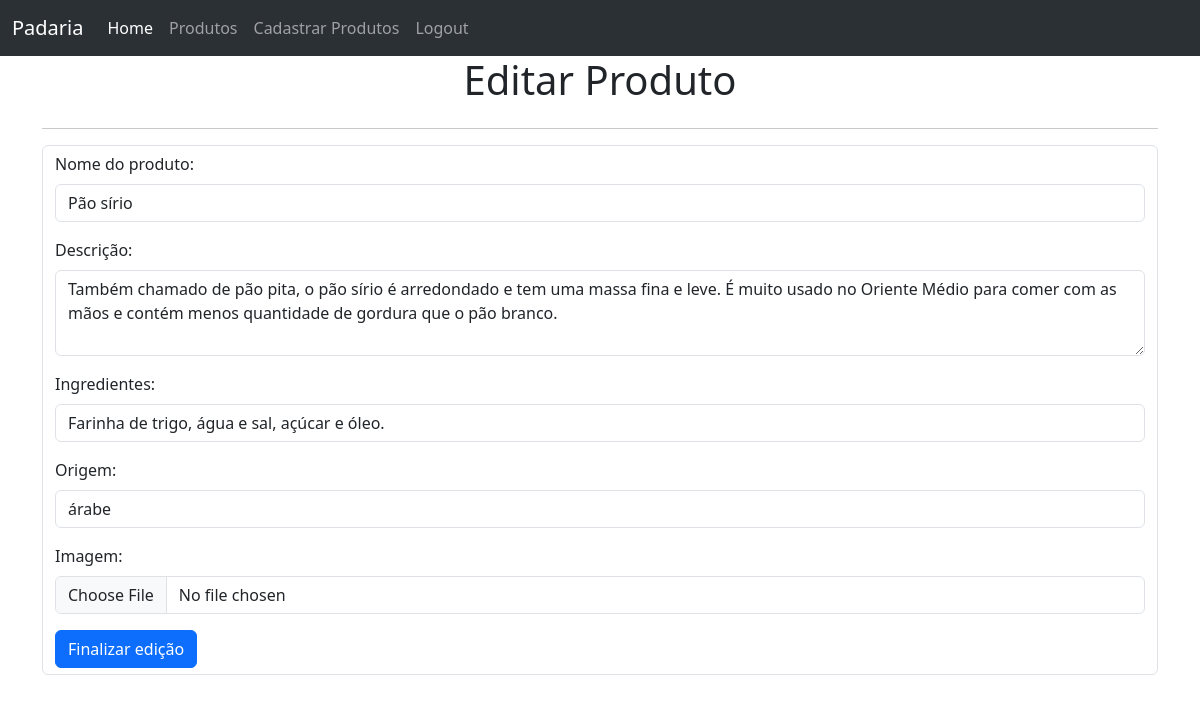
The app's page /editar_produtos/4 with its own data.
### app.py (models this page shows, shortened)
class Product(db.Model):
     __tablename__ = 'produto'
     id = db.Column(db.Integer, primary_key=True)
     nome = db.Column(db.String(100), nullable=False) #aqui o nullable ta garantindo que não haja espaços em branco na coluna nome, ela precisa de um dado
     descricao = db.Column(db.String(500))
     ingredientes = db.Column(db.String(500))
     origem = db.Column(db.String(100))
     imagem = db.Column(db.String(100))

### app.py (the view)
@app.route("/editar_produtos/<int:id>", methods=["GET", "POST"])
@login_required
def editar_produtos(id):
     if request.method == "POST":
          dados_editados = request.form
          imagem = request.files['imagem']
          produto = db.session.execute(db.select(Product).filter(Product.id == id)).scalar()
          produto.nome = dados_editados["nome_produto"]
          produto.descricao = dados_editados["descricao"]
          produto.ingredientes = dados_editados["ingredientes"]
          produto.origem = dados_editados["origem"]
          db.session.commit()
          return redirect("/listar_produtos")
     else:
          produto_editado = db.session.execute(db.select(Product).filter(Product.id == id)).scalar()
          return render_template("editar_produto.html", produto=produto_editado)

### templates/editar_produto.html (shortened to what this page needs)
{% extends 'base.html' %}
{% block main %}
<div class="container">
    <div class="d-flex justify-content-center">
        <h1>Editar Produto</h1>
    </div>
    <hr>
    <form action="{{url_for('editar_produtos', id=produto.id)}}" class="form-control" enctype="multipart/form-data" method="post">
        <div class="mb-3">
            <label for="nome_produto" class="form-label">Nome do produto:</label>
            <input type="text" class="form-control" name="nome_produto" value="{{produto.nome}}" required>
          </div>
          <div class="mb-3">
            <label for="descricao" class="form-label">Descrição:</label>
            <textarea class="form-control" name="descricao" rows="3">{{produto.descricao}}</textarea>
          </div>
          <div class="mb-3">
            <label for="ingredientes" class="form-label">Ingredientes:</label>
            <input type="text" class="form-control" name="ingredientes" value="{{produto.ingredientes}}">
          </div>
          <div class="mb-3">
            <label for="origem" class="form-label">Origem:</label>
            <input type="text" class="form-control" name="origem" value="{{produto.origem}}">
          </div>
          <div class="mb-3">
            <label for="imagem" class="form-label">Imagem:</label>
            <input type="file" class="form-control" name="imagem">
          </div>
          <input class="btn btn-primary" type="submit" value="Finalizar edição">
    </form>
</div>
<br>
{% endblock %}

### records on screen
Product: nome_produto "Pão sírio", descricao "Também chamado de pão pita, o pão sírio é arredondado e tem uma massa fina e leve. É muito usado no Oriente Médio para comer com as mãos e contém menos quantidade de gordura que o pão branco.", ingredientes "Farinha de trigo, água e sal, açúcar e óleo.", origem "árabe"
